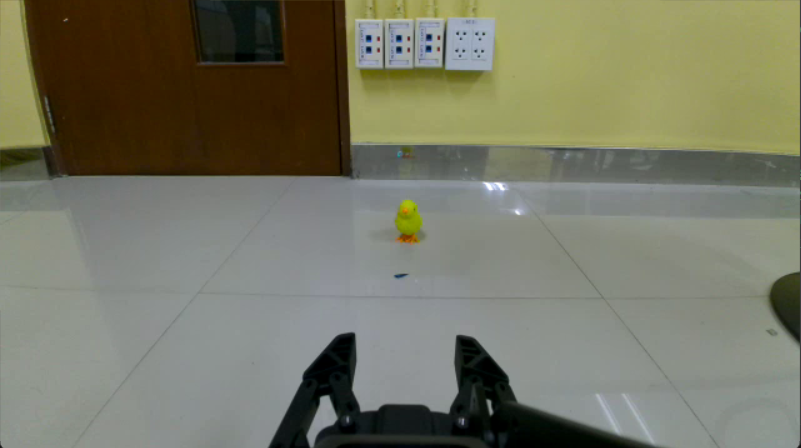
#> input picture pic/littlechic2.png, 801 x 448 px, found by its file name
$ python check_threshold.py
#> lines starting #> are read from the running program, lines starting #| are printed output that depends on the picture; after the words box and inside, x2 and y2 are one past the last pixel; in counts of white or black regions, pixels touching at a corner belong together
import cv2 as cv
import numpy as np
import matplotlib.pyplot as plt

o_chick = cv.imread('.\\pic\\littlechic2.png')
#> o_chick is the input picture: shape (448, 801, 3); mean B, G, R 100.6, 118.8, 118.2
brightness_chick = cv.convertScaleAbs( o_chick ,alpha= 0.5,beta= 20)
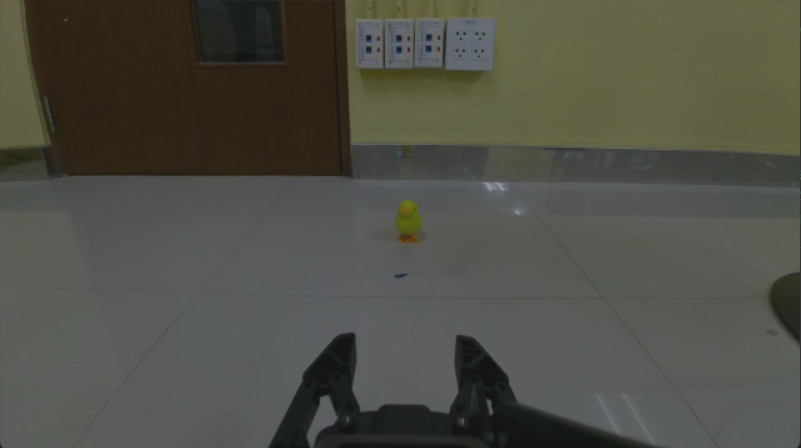
#> brightness_chick: shape (448, 801, 3); mean B, G, R 70.3, 79.4, 79.1

# blur_chick = cv.GaussianBlur(brightness_chick,(21,21),0)
# blur_chick = cv.medianBlur(blur_chick,9)
blur_chick = cv.medianBlur(o_chick,11)
clean_chick  = cv.convertScaleAbs(blur_chick, alpha= 1.2 , beta= 50)
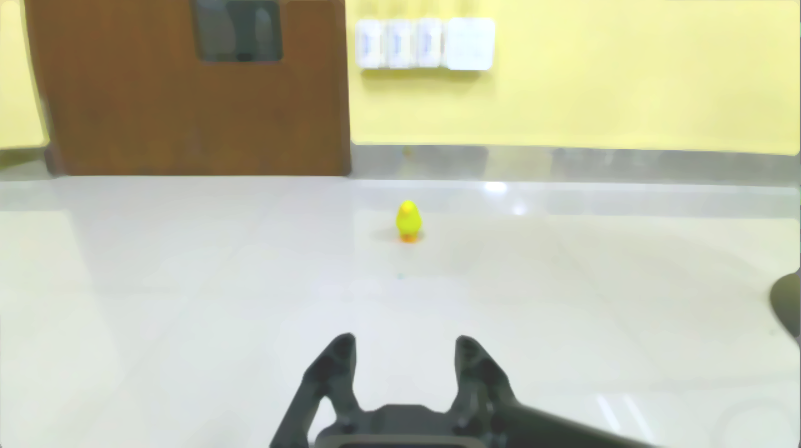
#> clean_chick: shape (448, 801, 3); mean B, G, R 170.6, 192.7, 192.1

hsv_c = cv.cvtColor(clean_chick, cv.COLOR_RGB2HSV_FULL)
#> hsv_c: shape (448, 801, 3); mean H, S, V 94.8, 42.9, 196.9

# c_threshold = (hsv_c[:,:,0] >= 100) &(hsv_c[:,:,0] <= 200) & (hsv_c[:,:,1] >= 85) & (hsv_c[:,:,1] <= 180) & (hsv_c[:,:,2] >= 120).astype(np.uint8)
c_threshold = (100 <= hsv_c[:,:,0])  & (hsv_c[:,:,1] >= 150).astype(np.uint8)
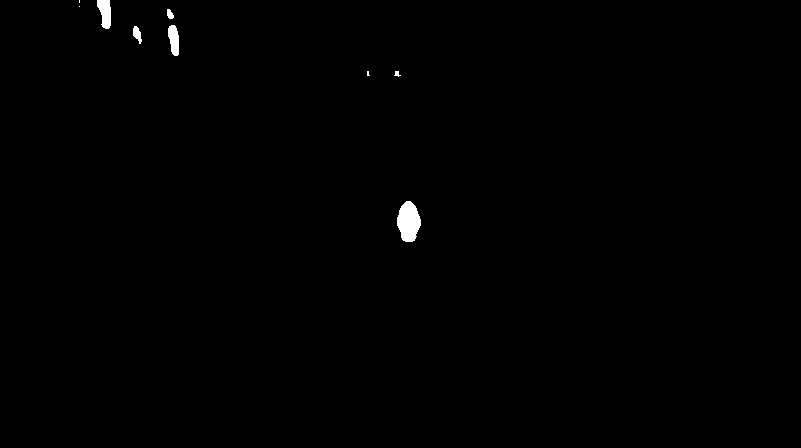
#> c_threshold: shape (448, 801); values 0 (black) and 1 (white), 0.41% white; 9 white regions (3 under 20 px), largest, box (x1, y1, x2, y2) and area: (397, 201, 421, 242) 721, (97, 0, 111, 29) 299, (168, 25, 179, 56) 260, (133, 26, 142, 44) 97, (167, 9, 174, 19) 51, (394, 71, 401, 77) 24
c_threshold = c_threshold*255
#> c_threshold: shape (448, 801); 0.41% white; 9 white regions (3 under 20 px)

#-----------------------------------------------------------------------------------------------------------------------

contours , Hierarchy = cv.findContours(c_threshold , cv.RETR_TREE ,cv.CHAIN_APPROX_SIMPLE)
#> contours = 9 contours, 4 with area under 20; largest, box (x1, y1, x2, y2) and area: (397, 201, 421, 242) 674, (97, 0, 111, 29) 262, (168, 25, 179, 56) 226, (133, 26, 142, 44) 77, (167, 9, 174, 19) 38
all_pick = []
for cnt in contours:
    peri = cv.arcLength(cnt,True)
    approx = cv.approxPolyDP(cnt, 0.02*peri , True)
    x,y,w,h = cv.boundingRect(approx)
    # bob = c_threshold[y:y+h,x:x+w]
    # all_pick.append((x , bob))
    cv.rectangle(o_chick , (x,y) , (x+w , y+h) , (0 , 255 , 0) , 1)
#> this loop made 9 passes
#> (peri, x, y, w, h) on passes 1 to 8: (107.5, 397, 201, 24, 41), (19.66, 394, 71, 7, 6), (11.41, 367, 71, 3, 5), (42.97, 133, 26, 9, 18), (72.38, 168, 25, 11, 31), (25.9, 167, 9, 7, 10), (0, 79, 6, 1, 1), (76.97, 97, 0, 14, 29)
#> (peri, approx, x, y, w, h) on pass 9: (4, [[79, 0], [79, 2]], 79, 0, 1, 3)
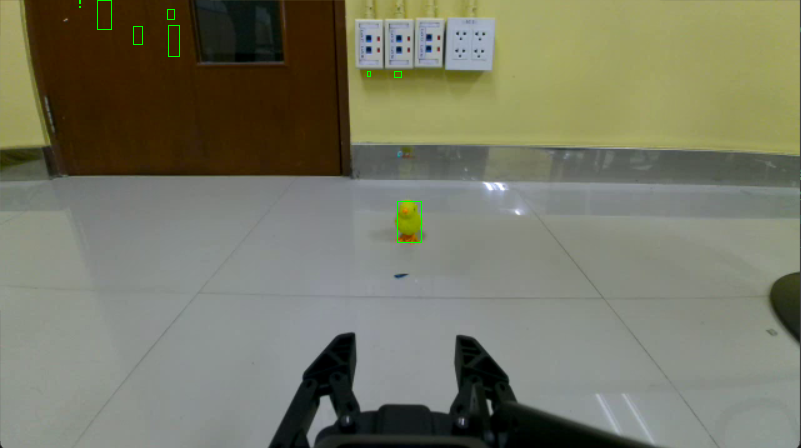
#> o_chick: shape (448, 801, 3); 0.12% of pixels changed, all inside (x1, y1, x2, y2) = (79, 0, 422, 243)

cv.imshow("Test",o_chick)
cv.imshow("Test2",c_threshold)
cv.waitKey(0)
cv.destroyAllWindows()

# [45 lines of commented-out code are left out]

$ run again, with pic/littlechic10.png copied over pic/littlechic2.png
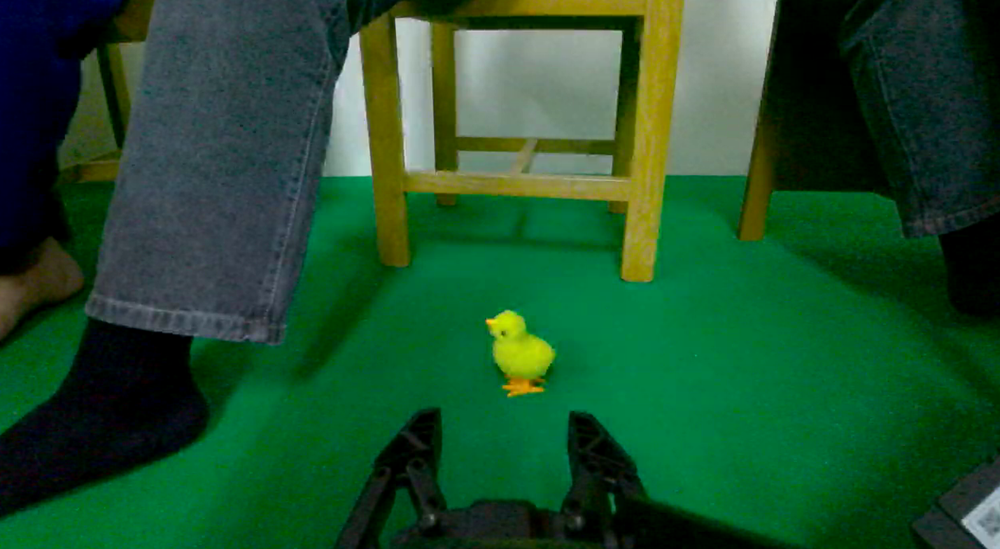
#> input picture pic/littlechic10.png, 1000 x 549 px, shrunk from 1571 x 862 before the run, found by its file name
#> o_chick is the input picture: shape (549, 1000, 3); mean B, G, R 43.9, 78, 28.8
#> hsv_c: shape (549, 1000, 3); mean H, S, V 67, 115.9, 145.5
#> `c_threshold = (100 <= hsv_c[:,:,0])  & (hsv_c[:,:,1] >= 150).astype(np..`:
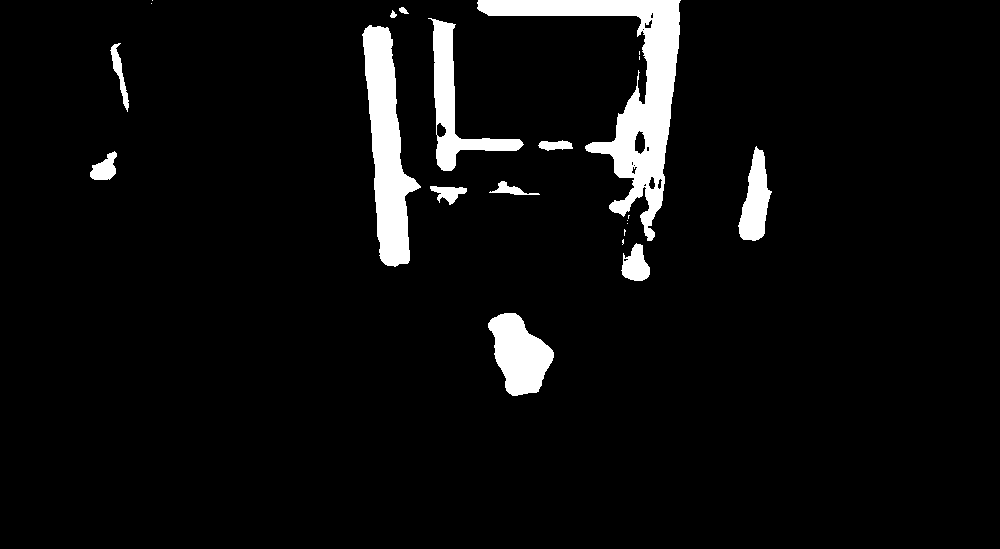
#> c_threshold: shape (549, 1000); values 0 (black) and 1 (white), 5.5% white; 22 white regions (9 under 20 px), largest, box (x1, y1, x2, y2) and area: (477, 0, 681, 241) 11382, (362, 25, 421, 267) 7089, (428, 18, 524, 171) 3609
#> contours = 35 contours, 16 with area under 20; largest, box (x1, y1, x2, y2) and area: (477, 0, 681, 241) 11160, (362, 25, 421, 267) 6823, (428, 18, 524, 171) 3474, (488, 313, 554, 396) 3333, (738, 146, 772, 241) 1742
#> the loop `for cnt in contours:` made 35 passes
#> (peri, x, y, w, h) on passes 1, 2, 3, 4, 5, 6, 7, 9: (249.6, 488, 313, 65, 79), (120.7, 621, 243, 29, 38), (13.07, 623, 258, 6, 4), (11.66, 622, 239, 2, 6), (12.83, 624, 229, 2, 7), (0, 627, 223, 1, 1), (0, 627, 220, 1, 1), (111.8, 430, 186, 37, 19)
#> after the loop `for cnt in contours:`:
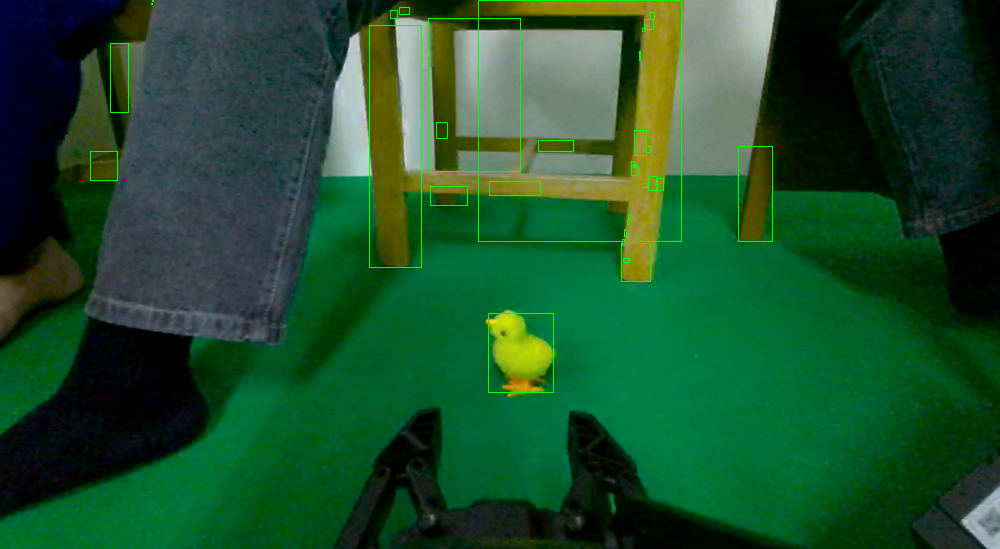
#> o_chick: shape (549, 1000, 3); 0.69% of pixels changed, all inside (x1, y1, x2, y2) = (90, 0, 773, 393)

$ run again, with pic/littlechic11.png copied over pic/littlechic2.png
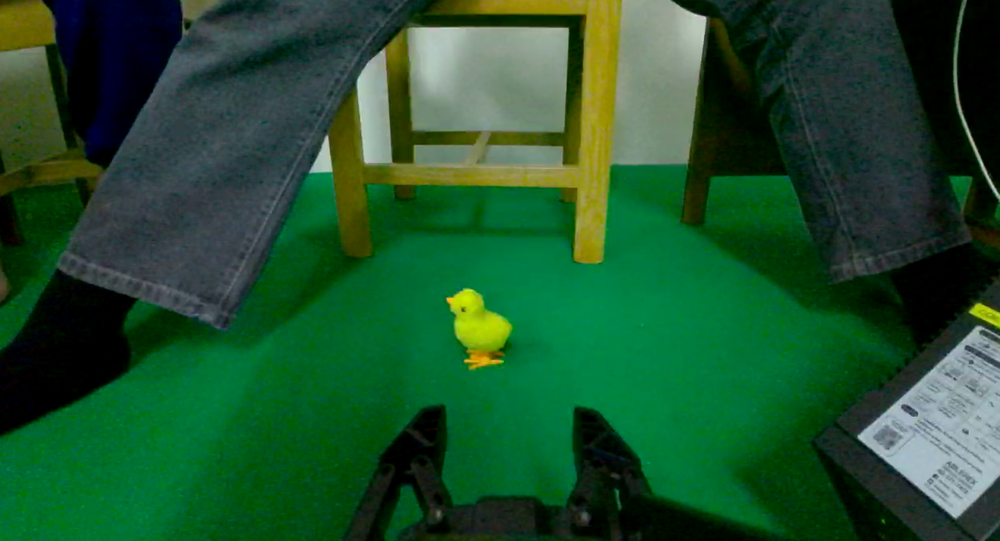
#> input picture pic/littlechic11.png, 1000 x 541 px, shrunk from 1572 x 850 before the run, found by its file name
#> o_chick is the input picture: shape (541, 1000, 3); mean B, G, R 44.8, 80.3, 30.3
#> hsv_c: shape (541, 1000, 3); mean H, S, V 67.5, 111, 147.2
#> `c_threshold = (100 <= hsv_c[:,:,0])  & (hsv_c[:,:,1] >= 150).astype(np..`:
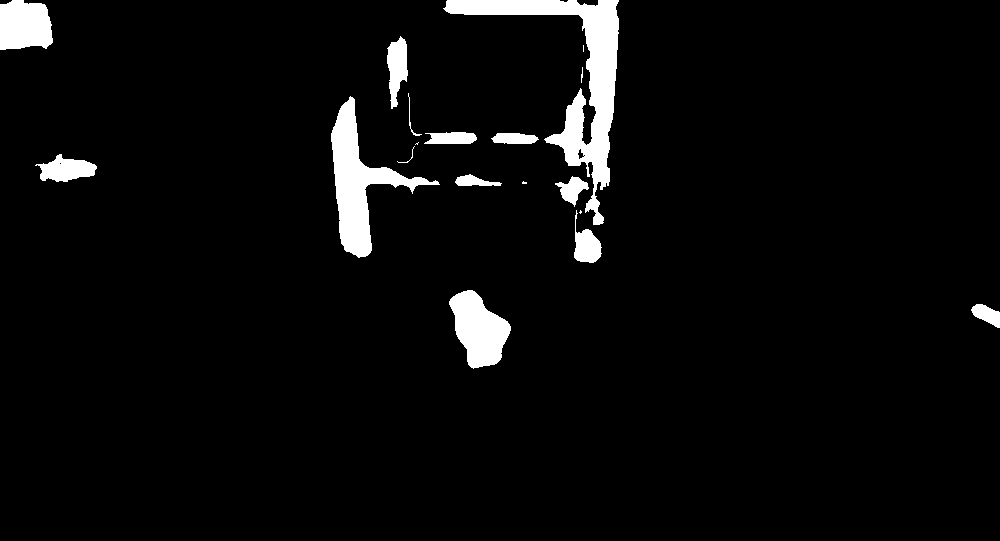
#> c_threshold: shape (541, 1000); values 0 (black) and 1 (white), 4.4% white; 19 white regions (4 under 20 px), largest, box (x1, y1, x2, y2) and area: (443, 0, 619, 225) 8409, (331, 96, 440, 258) 5021, (449, 290, 511, 369) 2999
#> contours = 22 contours, 9 with area under 20; largest, box (x1, y1, x2, y2) and area: (443, 0, 619, 225) 7931, (331, 96, 440, 258) 4784, (449, 290, 511, 369) 2899, (0, 0, 53, 50) 2186, (35, 154, 97, 182) 964
#> the loop `for cnt in contours:` made 22 passes
#> (peri, x, y, w, h) on passes 1 to 8: (86.18, 971, 304, 29, 24), (232, 449, 291, 61, 74), (7.66, 579, 210, 3, 4), (152.6, 574, 210, 27, 53), (10.83, 522, 181, 5, 3), (111.4, 555, 176, 34, 31), (105.1, 455, 174, 47, 12), (165.6, 35, 154, 62, 28)
#> after the loop `for cnt in contours:`:
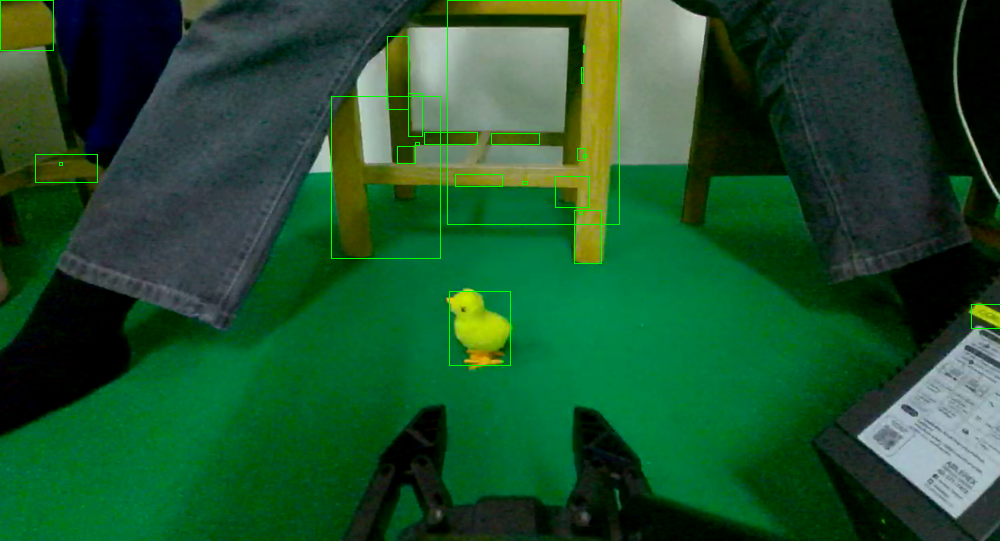
#> o_chick: shape (541, 1000, 3); 0.6% of pixels changed, all inside (x1, y1, x2, y2) = (0, 0, 1000, 366)

$ run again, with pic/littlechic12.png copied over pic/littlechic2.png
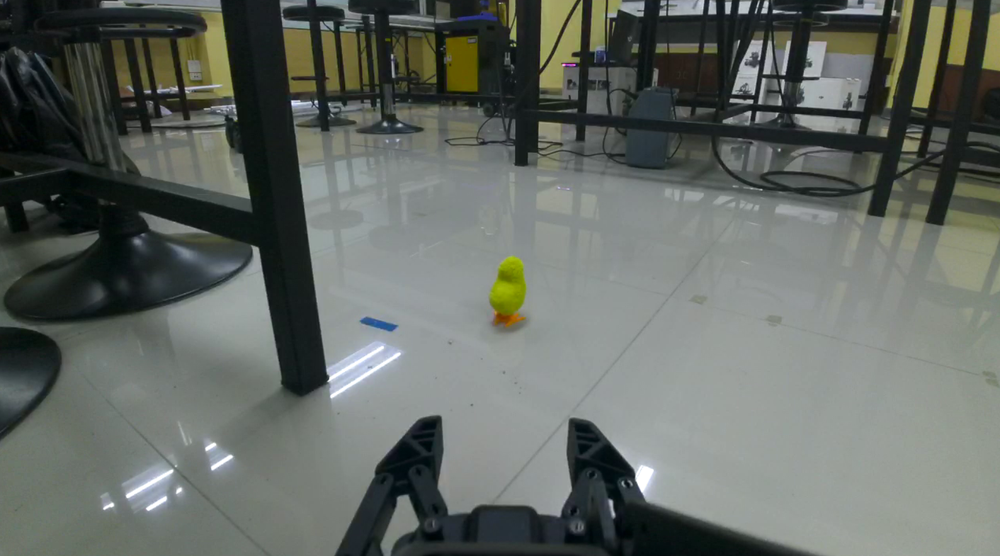
#> input picture pic/littlechic12.png, 1000 x 556 px, shrunk from 1588 x 883 before the run, found by its file name
#> o_chick is the input picture: shape (556, 1000, 3); mean B, G, R 99.1, 104.7, 99.1
#> hsv_c: shape (556, 1000, 3); mean H, S, V 69.8, 20.1, 175.6
#> `c_threshold = (100 <= hsv_c[:,:,0])  & (hsv_c[:,:,1] >= 150).astype(np..`:
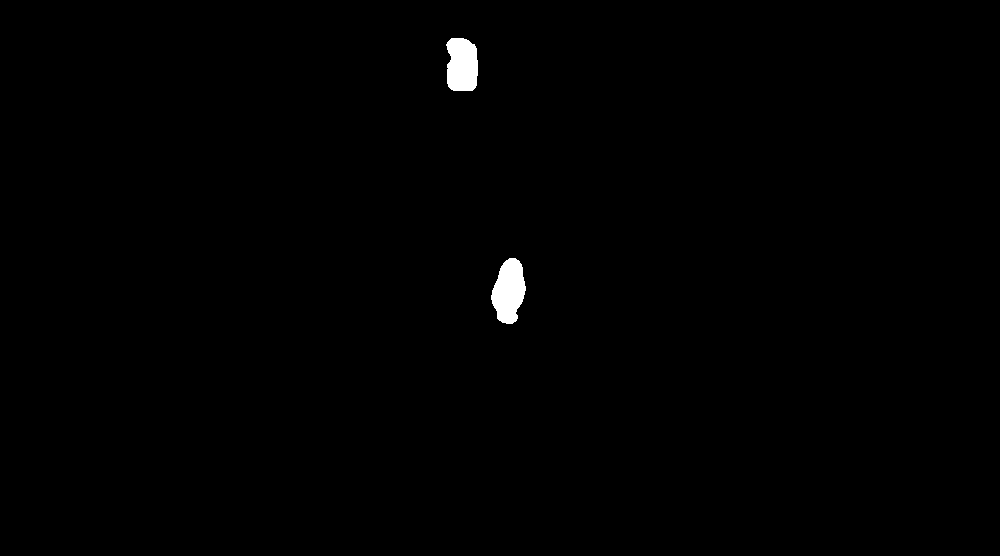
#> c_threshold: shape (556, 1000); values 0 (black) and 1 (white), 0.56% white; 2 white regions, box (x1, y1, x2, y2) and area: (491, 258, 526, 324) 1616, (446, 38, 478, 91) 1477
#> contours = 2 contours; box (x1, y1, x2, y2) and area: (491, 258, 526, 324) 1540, (446, 38, 478, 91) 1406
#> the loop `for cnt in contours:` made 2 passes
#> (peri, x, y, w, h) on passes 1 to 2: (171, 491, 258, 35, 66), (155.5, 446, 38, 32, 53)
#> after the loop `for cnt in contours:`:
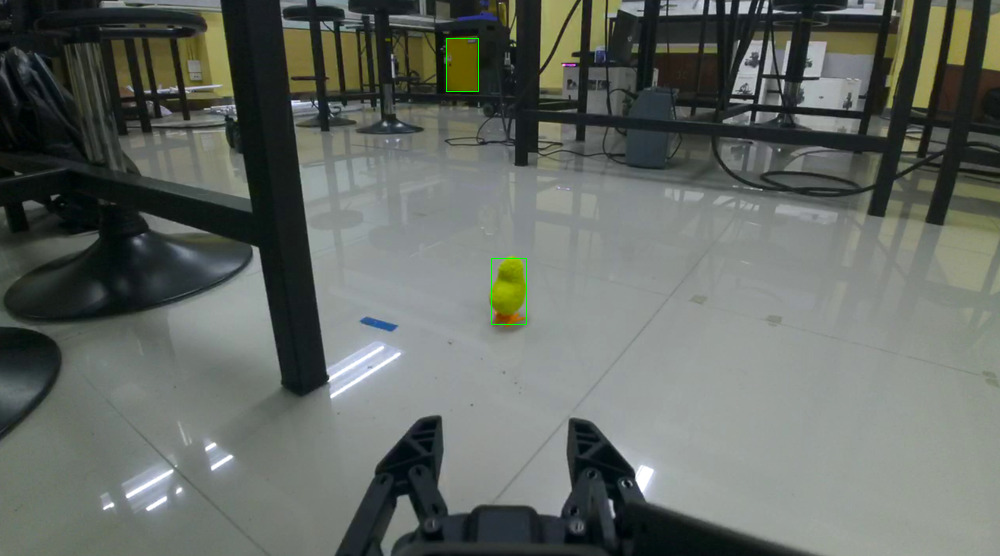
#> o_chick: shape (556, 1000, 3); 0.07% of pixels changed, all inside (x1, y1, x2, y2) = (446, 38, 527, 325)
